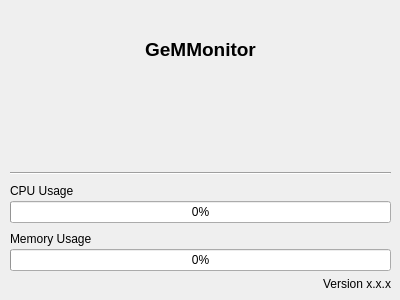
<?xml version="1.0" encoding="UTF-8"?>
<ui version="4.0">
 <class>GeMMonitor</class>
 <widget class="QWidget" name="GeMMonitor">
  <property name="windowModality">
   <enum>Qt::WindowModality::NonModal</enum>
  </property>
  <property name="geometry">
   <rect>
    <x>0</x>
    <y>0</y>
    <width>400</width>
    <height>300</height>
   </rect>
  </property>
  <property name="sizePolicy">
   <sizepolicy hsizetype="Fixed" vsizetype="Fixed">
    <horstretch>0</horstretch>
    <verstretch>0</verstretch>
   </sizepolicy>
  </property>
  <property name="minimumSize">
   <size>
    <width>400</width>
    <height>100</height>
   </size>
  </property>
  <property name="maximumSize">
   <size>
    <width>400</width>
    <height>300</height>
   </size>
  </property>
  <property name="windowTitle">
   <string>Form</string>
  </property>
  <widget class="QWidget" name="verticalLayoutWidget">
   <property name="geometry">
    <rect>
     <x>10</x>
     <y>20</y>
     <width>381</width>
     <height>271</height>
    </rect>
   </property>
   <layout class="QVBoxLayout" name="verticalLayout">
    <property name="spacing">
     <number>6</number>
    </property>
    <item>
     <widget class="QLabel" name="Title">
      <property name="minimumSize">
       <size>
        <width>0</width>
        <height>60</height>
       </size>
      </property>
      <property name="font">
       <font>
        <pointsize>14</pointsize>
       </font>
      </property>
      <property name="text">
       <string>&lt;html&gt;&lt;head/&gt;&lt;body&gt;&lt;p align=&quot;center&quot;&gt;&lt;span style=&quot; font-weight:700;&quot;&gt;GeMMonitor&lt;/span&gt;&lt;/p&gt;&lt;/body&gt;&lt;/html&gt;</string>
      </property>
     </widget>
    </item>
    <item>
     <spacer name="upperspacer">
      <property name="orientation">
       <enum>Qt::Orientation::Vertical</enum>
      </property>
      <property name="sizeType">
       <enum>QSizePolicy::Policy::Expanding</enum>
      </property>
      <property name="sizeHint" stdset="0">
       <size>
        <width>20</width>
        <height>20</height>
       </size>
      </property>
     </spacer>
    </item>
    <item>
     <widget class="Line" name="line">
      <property name="minimumSize">
       <size>
        <width>0</width>
        <height>0</height>
       </size>
      </property>
      <property name="frameShadow">
       <enum>QFrame::Shadow::Sunken</enum>
      </property>
      <property name="lineWidth">
       <number>1</number>
      </property>
      <property name="orientation">
       <enum>Qt::Orientation::Horizontal</enum>
      </property>
     </widget>
    </item>
    <item>
     <layout class="QVBoxLayout" name="cpu">
      <property name="spacing">
       <number>0</number>
      </property>
      <item>
       <layout class="QHBoxLayout" name="horizontalLayout">
        <item>
         <widget class="QLabel" name="cputitle">
          <property name="sizePolicy">
           <sizepolicy hsizetype="Minimum" vsizetype="Minimum">
            <horstretch>0</horstretch>
            <verstretch>0</verstretch>
           </sizepolicy>
          </property>
          <property name="minimumSize">
           <size>
            <width>0</width>
            <height>0</height>
           </size>
          </property>
          <property name="maximumSize">
           <size>
            <width>16777215</width>
            <height>20</height>
           </size>
          </property>
          <property name="text">
           <string>CPU Usage</string>
          </property>
         </widget>
        </item>
        <item>
         <spacer name="cpuspacer">
          <property name="orientation">
           <enum>Qt::Orientation::Horizontal</enum>
          </property>
          <property name="sizeType">
           <enum>QSizePolicy::Policy::Expanding</enum>
          </property>
          <property name="sizeHint" stdset="0">
           <size>
            <width>40</width>
            <height>20</height>
           </size>
          </property>
         </spacer>
        </item>
        <item>
         <widget class="QLabel" name="cpuinfo">
          <property name="sizePolicy">
           <sizepolicy hsizetype="Minimum" vsizetype="Minimum">
            <horstretch>0</horstretch>
            <verstretch>0</verstretch>
           </sizepolicy>
          </property>
          <property name="maximumSize">
           <size>
            <width>16777215</width>
            <height>20</height>
           </size>
          </property>
          <property name="text">
           <string/>
          </property>
         </widget>
        </item>
       </layout>
      </item>
      <item>
       <widget class="QProgressBar" name="cpuprogressbar">
        <property name="value">
         <number>0</number>
        </property>
       </widget>
      </item>
     </layout>
    </item>
    <item>
     <layout class="QVBoxLayout" name="mem">
      <property name="spacing">
       <number>0</number>
      </property>
      <item>
       <layout class="QHBoxLayout" name="horizontalLayout_7">
        <property name="topMargin">
         <number>0</number>
        </property>
        <item>
         <widget class="QLabel" name="memtitle">
          <property name="text">
           <string>Memory Usage</string>
          </property>
         </widget>
        </item>
        <item>
         <spacer name="memespacer">
          <property name="orientation">
           <enum>Qt::Orientation::Horizontal</enum>
          </property>
          <property name="sizeHint" stdset="0">
           <size>
            <width>40</width>
            <height>20</height>
           </size>
          </property>
         </spacer>
        </item>
        <item>
         <widget class="QLabel" name="meminfo">
          <property name="text">
           <string/>
          </property>
         </widget>
        </item>
       </layout>
      </item>
      <item>
       <widget class="QProgressBar" name="memprogressbar">
        <property name="value">
         <number>0</number>
        </property>
       </widget>
      </item>
     </layout>
    </item>
    <item>
     <widget class="QLabel" name="version">
      <property name="text">
       <string>Version x.x.x</string>
      </property>
      <property name="alignment">
       <set>Qt::AlignmentFlag::AlignRight|Qt::AlignmentFlag::AlignTrailing|Qt::AlignmentFlag::AlignVCenter</set>
      </property>
     </widget>
    </item>
   </layout>
  </widget>
 </widget>
 <resources/>
 <connections/>
</ui>
